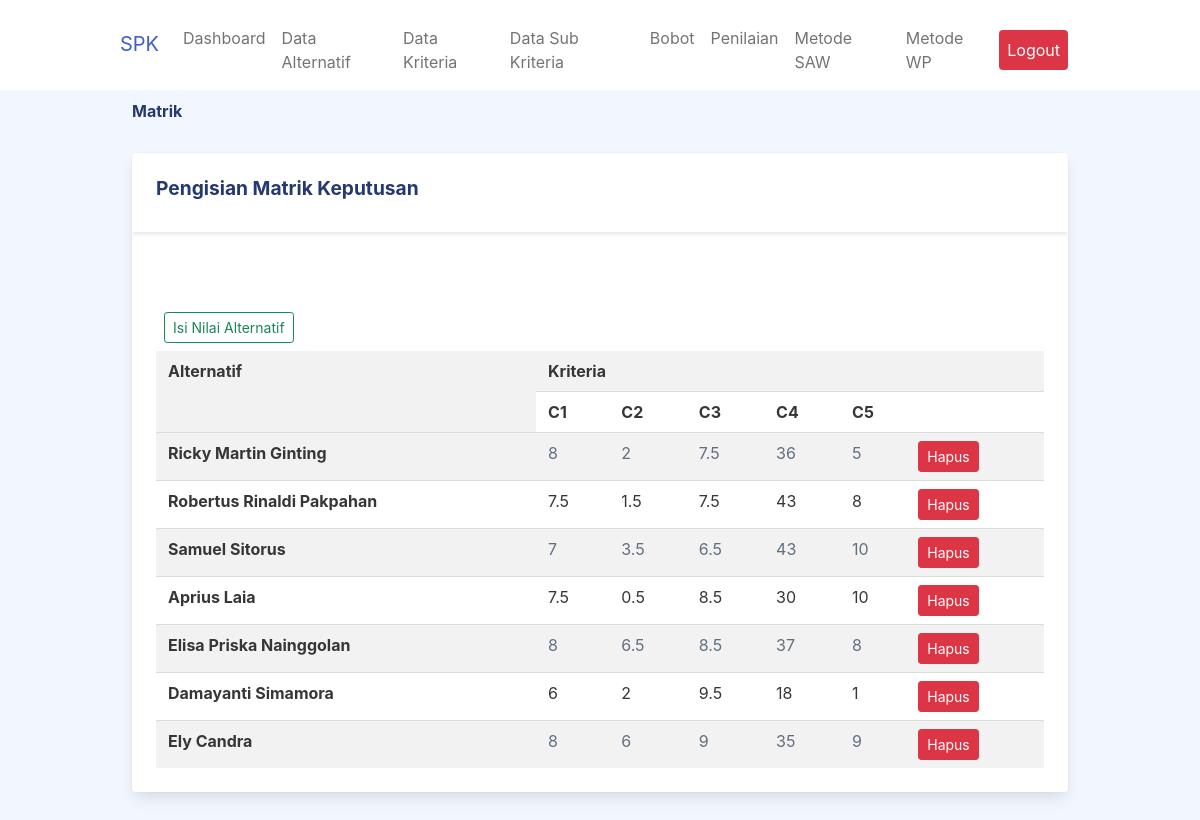
/penilaian.php (signed in), run on an earlier commit of the app's database.
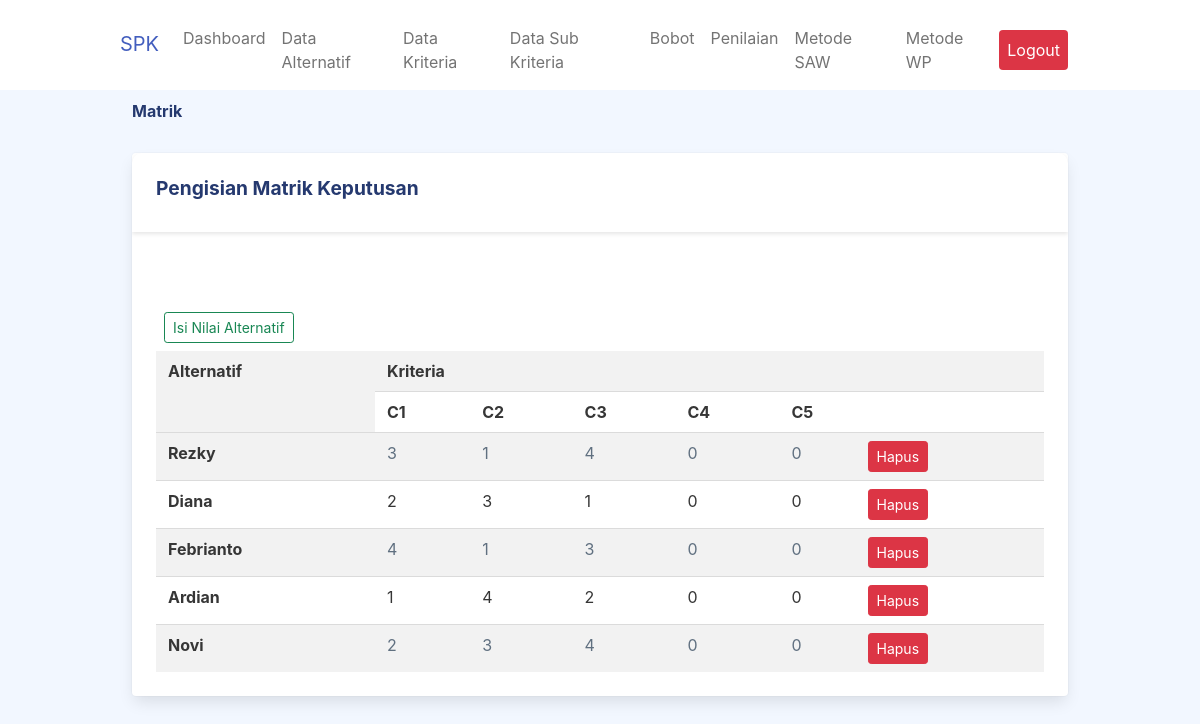
And on a later commit of the database.
### tables this page shows
CREATE TABLE `saw_evaluations` (
  `id_alternative` smallint(5) UNSIGNED NOT NULL,
  `id_criteria` tinyint(3) UNSIGNED NOT NULL,
  `value` float NOT NULL
);

CREATE TABLE `saw_alternatives` (
  `id_alternative` smallint(5) UNSIGNED NOT NULL,
  `name` varchar(30) NOT NULL
);

### penilaian.php (the view, shortened to what this page needs)
<!DOCTYPE html>
<html lang="en">
  <?php
require "layout/head.php";
require "include/conn.php";
?>
  <body>
    <div id="app">
      <?php require "layout/sidebar.php";?>
      <div class="container">
        <div class="page-heading">
          <h3>Matrik</h3>
        </div>
        <div class="page-content">
          <section class="row">
            <div class="col-12">
              <div class="card">
                <div class="card-header">
                  <h4 class="card-title">Pengisian Matrik Keputusan</h4>
                </div>
                <div class="card-content">
                  <div class="card-body">
                  </div>
                  <button type="button" class="btn btn-outline-success btn-sm m-2" data-bs-toggle="modal"
                                        data-bs-target="#inlineForm">
                                        Isi Nilai Alternatif
                                    </button>
                  <div class="table-responsive">
                  <table class="table table-striped mb-0">
    <tr>
        <th rowspan='2'>Alternatif</th>
        <th colspan='6'>Kriteria</th>
    </tr>
    <tr>
        <th>C1</th>
        <th>C2</th>
        <th>C3</th>
        <th>C4</th>
        <th colspan="2">C5</th>
    </tr>
    <?php
$sql = "SELECT
          a.id_alternative,
          b.name,
          SUM(IF(a.id_criteria=1,a.value,0)) AS C1,
          SUM(IF(a.id_criteria=2,a.value,0)) AS C2,
          SUM(IF(a.id_criteria=3,a.value,0)) AS C3,
          SUM(IF(a.id_criteria=4,a.value,0)) AS C4,
          SUM(IF(a.id_criteria=5,a.value,0)) AS C5
        FROM
          saw_evaluations a
          JOIN saw_alternatives b USING(id_alternative)
        GROUP BY a.id_alternative
        ORDER BY a.id_alternative";
$result = $db->query($sql);
while ($row = $result->fetch_object()) {
    echo "<tr class='center'>
            <th>{$row->name}</th>
            <td>" . round($row->C1, 2) . "</td>
            <td>" . round($row->C2, 2) . "</td>
            <td>" . round($row->C3, 2) . "</td>
            <td>" . round($row->C4, 2) . "</td>
            <td>" . round($row->C5, 2) . "</td>
            <td>
            <a href='keputusan-hapus.php?id={$row->id_alternative}' class='btn btn-danger btn-sm'>Hapus</a>
            </td>
          </tr>\n";
}
?>
</table>
                  </div>
                </div>
              </div>
            </div>
          </section>
        </div>
      </div>
    </div>
  </body>
</html>

What changed in the data, as far as the page shows it:
no longer on this page (row unchanged): saw_evaluations: id_alternative.name "Ricky Martin Ginting", C1 "8", C2 "2", C3 "7.5", C4 "36", C5 "5"
no longer on this page (row unchanged): saw_evaluations: id_alternative.name "Robertus Rinaldi Pakpahan", C1 "7.5", C2 "1.5", C3 "7.5", C4 "43", C5 "8"
no longer on this page (row unchanged): saw_evaluations: id_alternative.name "Samuel Sitorus", C1 "7", C2 "3.5", C3 "6.5", C4 "43", C5 "10"
no longer on this page (row unchanged): saw_evaluations: id_alternative.name "Aprius Laia", C1 "7.5", C2 "0.5", C3 "8.5", C4 "30", C5 "10"
no longer on this page (row unchanged): saw_evaluations: id_alternative.name "Elisa Priska Nainggolan", C1 "8", C2 "6.5", C3 "8.5", C4 "37", C5 "8"
no longer on this page (row unchanged): saw_evaluations: id_alternative.name "Damayanti Simamora", C1 "6", C2 "2", C3 "9.5", C4 "18", C5 "1"
no longer on this page (row unchanged): saw_evaluations: id_alternative.name "Ely Candra", C1 "8", C2 "6", C3 "9", C4 "35", C5 "9"
added saw_evaluations: id_alternative.name "Rezky", C1 "3", C2 "1", C3 "4", C4 "0", C5 "0"
added saw_evaluations: id_alternative.name "Diana", C1 "2", C2 "3", C3 "1", C4 "0", C5 "0"
added saw_evaluations: id_alternative.name "Febrianto", C1 "4", C2 "1", C3 "3", C4 "0", C5 "0"
added saw_evaluations: id_alternative.name "Ardian", C1 "1", C2 "4", C3 "2", C4 "0", C5 "0"
added saw_evaluations: id_alternative.name "Novi", C1 "2", C2 "3", C3 "4", C4 "0", C5 "0"
